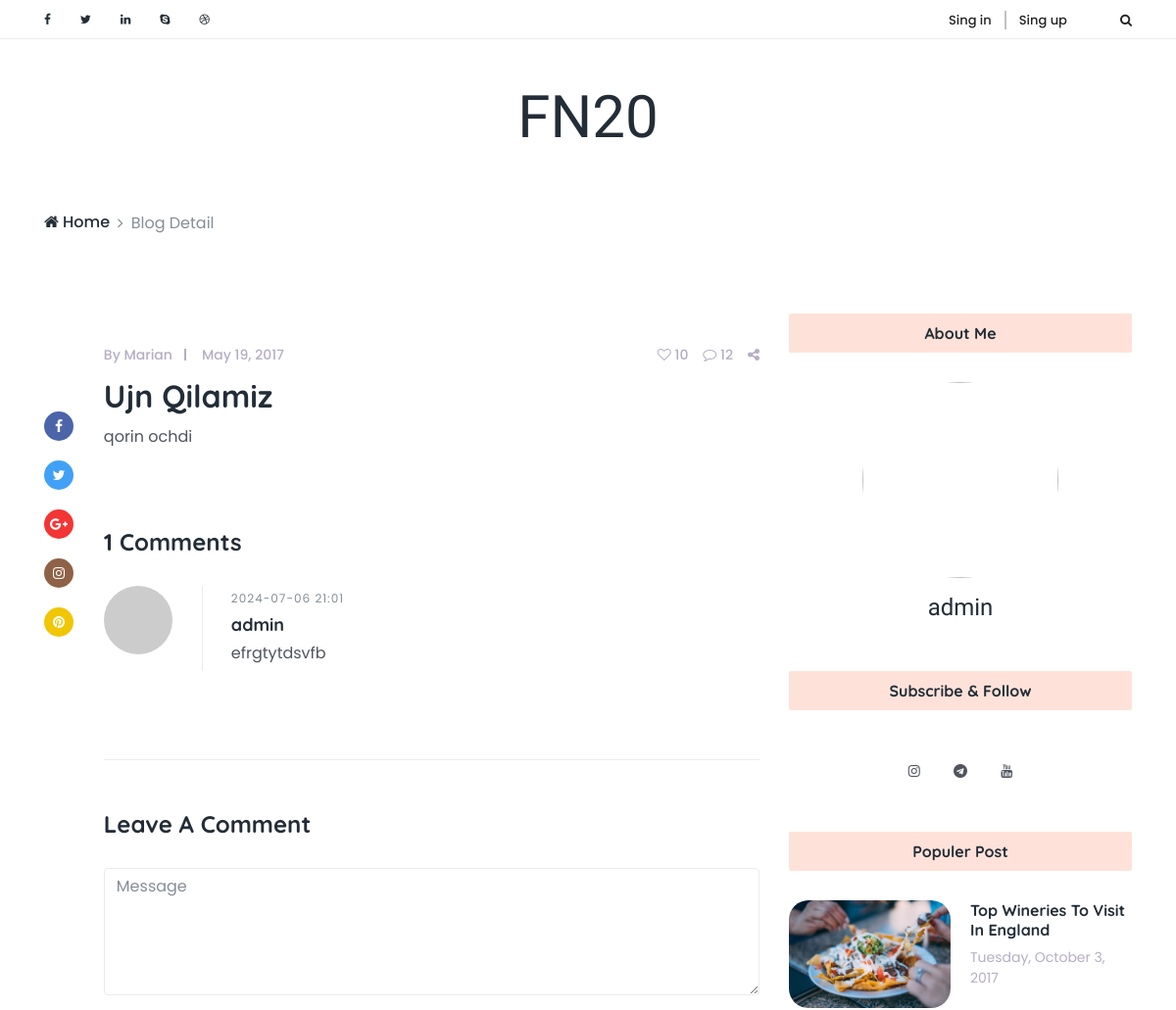
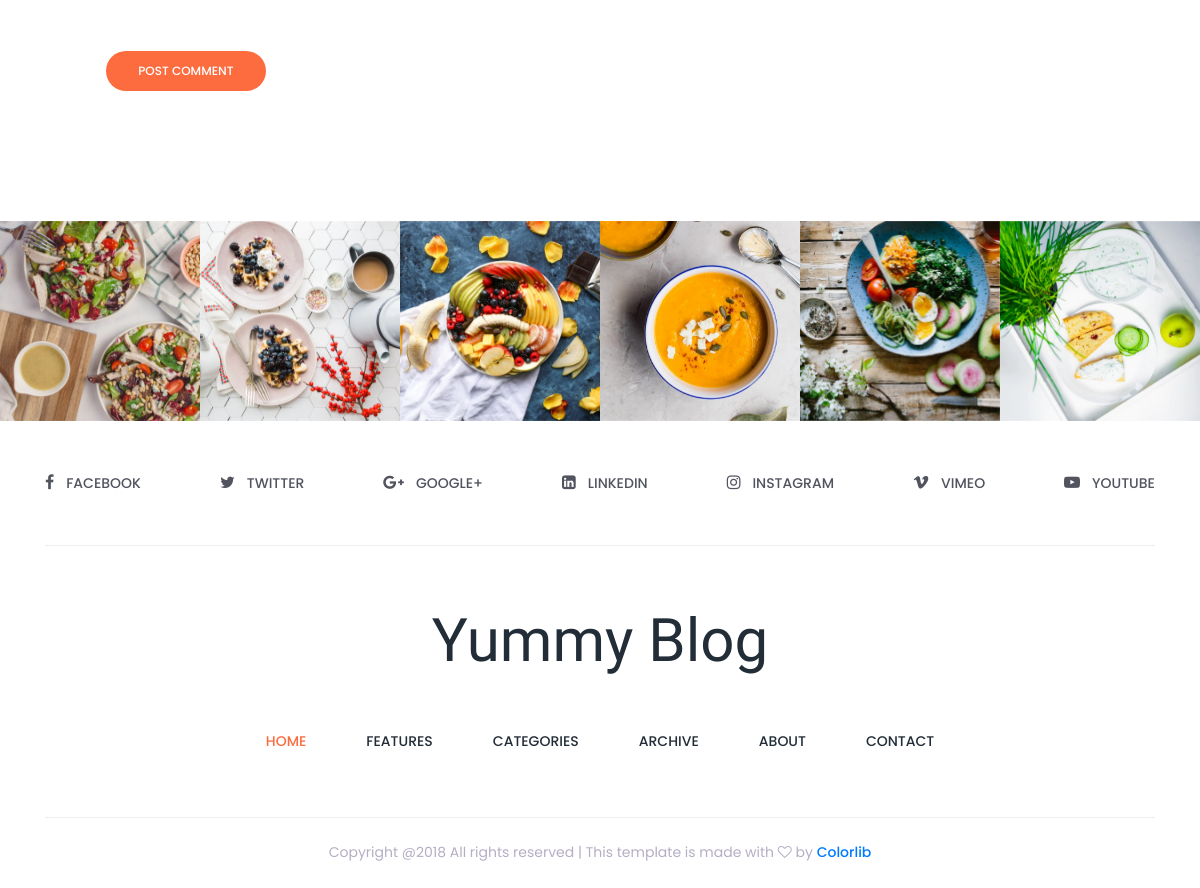
Page /blog-detail/2/ (signed in) on the committed database (2 pictures, top to bottom).
### main/models.py (models this page shows, shortened)
class Blog(models.Model):
    author = models.ForeignKey(User, on_delete=models.CASCADE)
    title = models.CharField(max_length=255)
    body = models.TextField()
    create_at = models.DateTimeField(auto_now_add=True)

class Comment(models.Model):
    author = models.ForeignKey(User, on_delete=models.CASCADE)
    blog = models.ForeignKey(Blog, on_delete=models.CASCADE)
    body = models.TextField()
    created_at = models.DateTimeField(auto_now_add=True)

class SocialMedia(models.Model):
     user = models.ForeignKey(User, on_delete=models.CASCADE)
     name_social_media = models.CharField(max_length=255)
     social_media = models.URLField(max_length=255)

### main/views.py (the view)
# urls.py: path('blog-detail/<int:id>/', views.blog_detail, name='blog_detail'),
def blog_detail(request, id):
    blog = models.Blog.objects.get(id=id)
    comments = models.Comment.objects.filter(blog=blog)
    socials = models.SocialMedia.objects.filter(user=request.user)
    print(socials)
    context = {
        'blog':blog,
        'comment_count':comments.count(),
        'comments':comments,
        'socials':socials
    }
    return render(request, 'blog-detail.html', context)

### templates/blog-detail.html (shortened to what this page needs)
<!DOCTYPE html>
<html lang="en">
{% load static %}
<head>
    <link href="{% static 'style.css' %}" rel="stylesheet">
    <link href="{% static 'css/responsive/responsive.css' %}" rel="stylesheet">
</head>
<body>
    <div class="top_header_area">
        <div class="container">
            <div class="row">
                <div class="col-5 col-sm-6">
                    <div class="top_social_bar">
                        <a href="#"><i class="fa fa-facebook" aria-hidden="true"></i></a>
                        <a href="#"><i class="fa fa-twitter" aria-hidden="true"></i></a>
                        <a href="#"><i class="fa fa-linkedin" aria-hidden="true"></i></a>
                        <a href="#"><i class="fa fa-skype" aria-hidden="true"></i></a>
                        <a href="#"><i class="fa fa-dribbble" aria-hidden="true"></i></a>
                    </div>
                </div>
                <div class="col-7 col-sm-6">
                    <div class="signup-search-area d-flex align-items-center justify-content-end">
                        <div class="login_register_area d-flex">
                            <div class="login">
                                <a href="register.html">Sing in</a>
                            </div>
                            <div class="register">
                                <a href="register.html">Sing up</a>
                            </div>
                        </div>
                        <div class="search_button">
                            <a class="searchBtn" href="#"></a>
                        </div>
                    </div>
                </div>
            </div>
        </div>
    </div>
    <header class="header_area">
        <div class="container">
            <div class="row">
                <div class="col-12">
                    <div class="logo_area text-center">
                        <a href="index.html" class="yummy-logo">FN20</a>
                    </div>
                </div>
            </div>
        </div>
    </header>
    <div class="breadcumb-nav">
        <div class="container">
            <div class="row">
                <div class="col-12">
                    <nav aria-label="breadcrumb">
                        <ol class="breadcrumb">
                            <li class="breadcrumb-item"><a href="{% url 'index' %}"><i class="fa fa-home" aria-hidden="true"></i> Home</a></li>
                            <li class="breadcrumb-item active" aria-current="page">Blog Detail</li>
                        </ol>
                    </nav>
                </div>
            </div>
        </div>
    </div>
    <section class="single_blog_area section_padding_80">
        <div class="container">
            <div class="row justify-content-center">
                <div class="col-12 col-lg-8">
                    <div class="row no-gutters">
                        <div class="col-2 col-sm-1">
                            <div class="single-post-share-info mt-100">
                                <a href="#" class="facebook"><i class="fa fa-facebook" aria-hidden="true"></i></a>
                                <a href="#" class="twitter"><i class="fa fa-twitter" aria-hidden="true"></i></a>
                                <a href="#" class="googleplus"><i class="fa fa-google-plus" aria-hidden="true"></i></a>
                                <a href="#" class="instagram"><i class="fa fa-instagram" aria-hidden="true"></i></a>
                                <a href="#" class="pinterest"><i class="fa fa-pinterest" aria-hidden="true"></i></a>
                            </div>
                        </div>
                        <div class="col-10 col-sm-11">
                            <div class="single-post">
                                <div class="post-thumb">
                                </div>
                                <div class="post-content">
                                    <div class="post-meta d-flex">
                                        <div class="post-author-date-area d-flex">
                                            <div class="post-author">
                                                <a href="#">By Marian</a>
                                            </div>
                                            <div class="post-date">
                                                <a href="#">May 19, 2017</a>
                                            </div>
                                        </div>
                                        <div class="post-comment-share-area d-flex">
                                            <div class="post-favourite">
                                                <a href="#"><i class="fa fa-heart-o" aria-hidden="true"></i> 10</a>
                                            </div>
                                            <div class="post-comments">
                                                <a href="#"><i class="fa fa-comment-o" aria-hidden="true"></i> 12</a>
                                            </div>
                                            <div class="post-share">
                                                <a href="#"><i class="fa fa-share-alt" aria-hidden="true"></i></a>
                                            </div>
                                        </div>
                                    </div>
                                    <a href="#">
                                        <h2 class="post-headline">{{blog.title}}</h2>
                                    </a>
                                    <p>{{blog.body}}</p>
                                </div>
                            </div>
                            <div class="comment_area section_padding_50 clearfix">
                                <h4 class="mb-30">{{comment_count}} Comments</h4>
                                <ol>
                                     {% for comment in comments %}
                                    <li class="single_comment_area">
                                        <div class="comment-wrapper d-flex">
                                            <div class="comment-author">
                                                <img src="https://www.gravatar.com/avatar/2c7d99fe281ecd3bcd65ab915bac6dd5?s=250" alt="">
                                            </div>
                                            <div class="comment-content">
                                                <span class="comment-date text-muted">{{comment.created_at|date:'Y-m-d H:i' }}</span>
                                                <h5>{{comment.author}}</h5>
                                                <p>{{comment.body}}</p>
                                            </div>
                                        </div>
                                    </li>
                                    {% endfor %}
                                </ol>
                            </div>
                            {% if user.is_authenticated %}
                            <div class="leave-comment-area section_padding_50 clearfix">
                                <div class="comment-form">
                                    <h4 class="mb-30">Leave A Comment</h4>
                                    <form action="{% url 'comment_create' %}" method="post">
                                        <div class="form-group">
                                            <textarea class="form-control" name="message" id="message" cols="30" rows="10" placeholder="Message"></textarea>
                                        </div>
                                        <button type="submit" class="btn contact-btn">Post Comment</button>
                                    </form>
                                </div>
                            </div>
                            {% endif %}
                        </div>
                    </div>
                </div>
                <div class="col-12 col-sm-8 col-md-6 col-lg-4">
                    <div class="blog-sidebar mt-5 mt-lg-0">
                        <div class="single-widget-area about-me-widget text-center">
                            <div class="widget-title">
                                <h6>About Me</h6>
                            </div>
                            <div class="about-me-widget-thumb">
                                <img src="https://cdn-icons-png.flaticon.com/512/219/219988.png" alt="">
                            </div>
                            <h4 class="font-shadow-into-light">{{blog.author.username}}</h4>
                        </div>
                        <div class="single-widget-area subscribe_widget text-center">
                            <div class="widget-title">
                                <h6>Subscribe &amp; Follow</h6>
                            </div>
                            <div class="subscribe-link">
                                {% for social in socials %}
                                    <a href="{{ social.social_media }}"><i class="fa fa-{{ social.name_social_media }}" aria-hidden="true"></i></a>
                                {% endfor %}
                            </div>
                        </div>
                        <div class="single-widget-area popular-post-widget">
                            <div class="widget-title text-center">
                                <h6>Populer Post</h6>
                            </div>
                            <div class="single-populer-post d-flex">
                                <img src="img/sidebar-img/1.jpg" alt="">
                                <div class="post-content">
                                    <a href="#">
                                        <h6>Top Wineries To Visit In England</h6>
                                    </a>
                                    <p>Tuesday, October 3, 2017</p>
                                </div>
                            </div>
                        </div>
                    </div>
                </div>
            </div>
        </div>
    </section>
    <div class="instargram_area owl-carousel section_padding_100_0 clearfix" id="portfolio">
        <div class="instagram_gallery_item">
            <img src="img/instagram-img/1.jpg" alt="">
        </div>
        <div class="instagram_gallery_item">
            <img src="img/instagram-img/2.jpg" alt="">
        </div>
        <div class="instagram_gallery_item">
            <img src="img/instagram-img/3.jpg" alt="">
        </div>
        <div class="instagram_gallery_item">
            <img src="img/instagram-img/4.jpg" alt="">
        </div>
        <div class="instagram_gallery_item">
            <img src="img/instagram-img/5.jpg" alt="">
        </div>
        <div class="instagram_gallery_item">
            <img src="img/instagram-img/6.jpg" alt="">
        </div>
    </div>
    <div class="social_icon_area clearfix">
        <div class="container">
            <div class="row">
                <div class="col-12">
                    <div class="footer-social-area d-flex">
                        <div class="single-icon">
                            <a href="#"><i class="fa fa-facebook" aria-hidden="true"></i><span>facebook</span></a>
                        </div>
                        <div class="single-icon">
                            <a href="#"><i class="fa fa-twitter" aria-hidden="true"></i><span>Twitter</span></a>
                        </div>
                        <div class="single-icon">
                            <a href="#"><i class="fa fa-google-plus" aria-hidden="true"></i><span>GOOGLE+</span></a>
                        </div>
                        <div class="single-icon">
                            <a href="#"><i class="fa fa-linkedin-square" aria-hidden="true"></i><span>linkedin</span></a>
                        </div>
                        <div class="single-icon">
                            <a href="#"><i class="fa fa-instagram" aria-hidden="true"></i><span>Instagram</span></a>
                        </div>
                        <div class="single-icon">
                            <a href="#"><i class="fa fa-vimeo" aria-hidden="true"></i><span>VIMEO</span></a>
                        </div>
                        <div class="single-icon">
                            <a href="#"><i class="fa fa-youtube-play" aria-hidden="true"></i><span>YOUTUBE</span></a>
                        </div>
                    </div>
                </div>
            </div>
        </div>
    </div>
    <footer class="footer_area">
        <div class="container">
            <div class="row">
                <div class="col-12">
                    <div class="footer-content">
                        <div class="footer-logo-area text-center">
                            <a href="index.html" class="yummy-logo">Yummy Blog</a>
                        </div>
                        <nav class="navbar navbar-expand-lg">
                            <div class="collapse navbar-collapse justify-content-center" id="yummyfood-footer-nav">
                                <ul class="navbar-nav">
                                    <li class="nav-item active">
                                        <a class="nav-link" href="#">Home <span class="sr-only">(current)</span></a>
                                    </li>
                                    <li class="nav-item">
                                        <a class="nav-link" href="#">Features</a>
                                    </li>
                                    <li class="nav-item">
                                        <a class="nav-link" href="#">Categories</a>
                                    </li>
                                    <li class="nav-item">
                                        <a class="nav-link" href="#">Archive</a>
                                    </li>
                                    <li class="nav-item">
                                        <a class="nav-link" href="#">About</a>
                                    </li>
                                    <li class="nav-item">
                                        <a class="nav-link" href="#">Contact</a>
                                    </li>
                                </ul>
                            </div>
                        </nav>
                    </div>
                </div>
            </div>
        </div>
        <div class="container">
            <div class="row">
                <div class="col-12">
                    <div class="copy_right_text text-center">
                        <p>Copyright @2018 All rights reserved | This template is made with <i class="fa fa-heart-o" aria-hidden="true"></i> by <a href="https://colorlib.com" target="_blank">Colorlib</a></p>
                    </div>
                </div>
            </div>
        </div>
    </footer>
</body>

### rows in the picture
Blog: title "Ujn Qilamiz", body "qorin ochdi", author.username "admin"
Comment: created_at "2024-07-06 21:01", author "admin", body "efrgtytdsvfb"

### other values in the picture
{{ comment_count }} "1"
